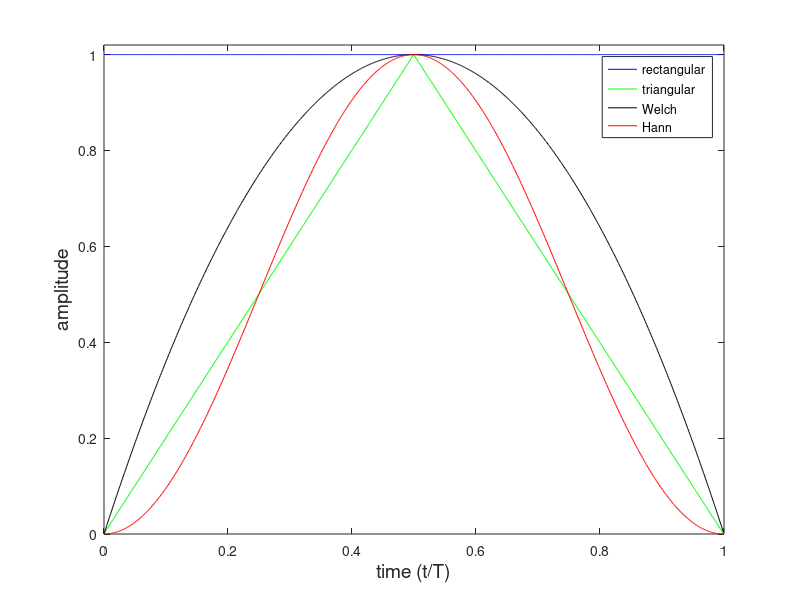
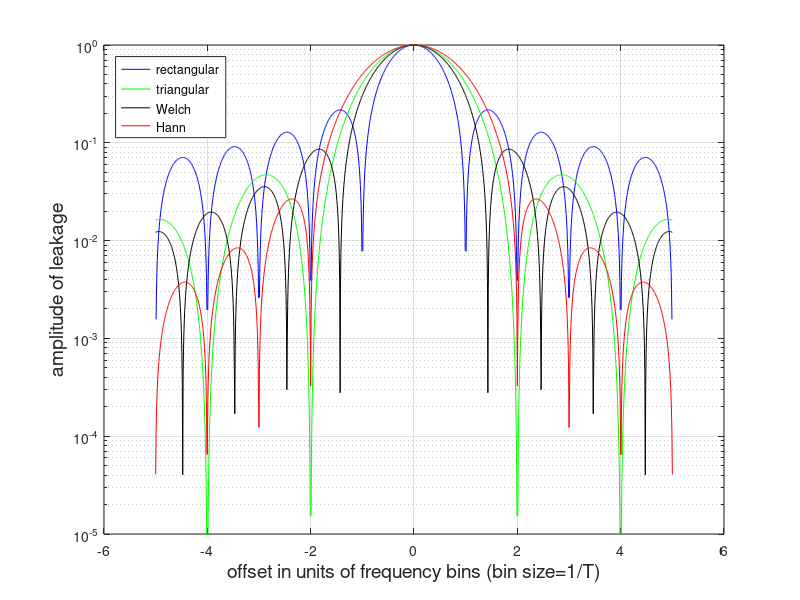

MATLAB code for these plots, in order:
% data length, padding factor, max bins, FFT length
N = 1024;
pad = 128; % zero padding for increased frequency resolution
b_max = 5; % display leakage from -bmax to b_max
N_FFT = N*pad;

% discrete times, frequency bins
t = [0:N-1]'/N;
b = [0:pad*b_max]'/pad; 
b = union(-b, b); % union so 0 isn't double counted
 
% windows
w1 = rectwin(N);
w2 = triang(N);
w3 = 1 - (2*t-1).^2;
w4 = hann(N);

% ffts
y1=fft(w1, N_FFT);
y2=fft(w2, N_FFT);
y3=fft(w3, N_FFT);
y4=fft(w4, N_FFT);

% amplitude of leakage function (normalised to unity at bin=0)
a1=abs(y1)/max(abs(y1));
a2=abs(y2)/max(abs(y2));
a3=abs(y3)/max(abs(y3));
a4=abs(y4)/max(abs(y4));

% plot window functions
figure(1)
plot(t, w1, 'b', ...
     t, w2, 'g', ...
     t, w3, 'k', ...
     t, w4, 'r');
xlim([0 1]);
ylim([0 1.02]);
xlabel('time (t/T)', 'fontsize', 14);
ylabel('amplitude', 'fontsize', 14);
legend('rectangular', 'triangular', 'Welch', 'Hann', 'location', 'northeast');
print -depsc2 -f1 windows.eps

% plot leakage functions
figure(2)
Nb = (length(b)+1)/2;
semilogy(b, [a1(end-(Nb-2):end); a1(1:Nb)], 'b', ...
         b, [a2(end-(Nb-2):end); a2(1:Nb)], 'g', ...
         b, [a3(end-(Nb-2):end); a3(1:Nb)], 'k', ...
         b, [a4(end-(Nb-2):end); a4(1:Nb)], 'r');
grid on
ylim([1e-5 1])
xlabel('offset in units of frequency bins (bin size=1/T)', 'fontsize', 14);
ylabel('amplitude of leakage', 'fontsize', 14);
legend('rectangular', 'triangular', 'Welch', 'Hann', 'location', 'northwest');
print -depsc2 -f2 leakage.eps

